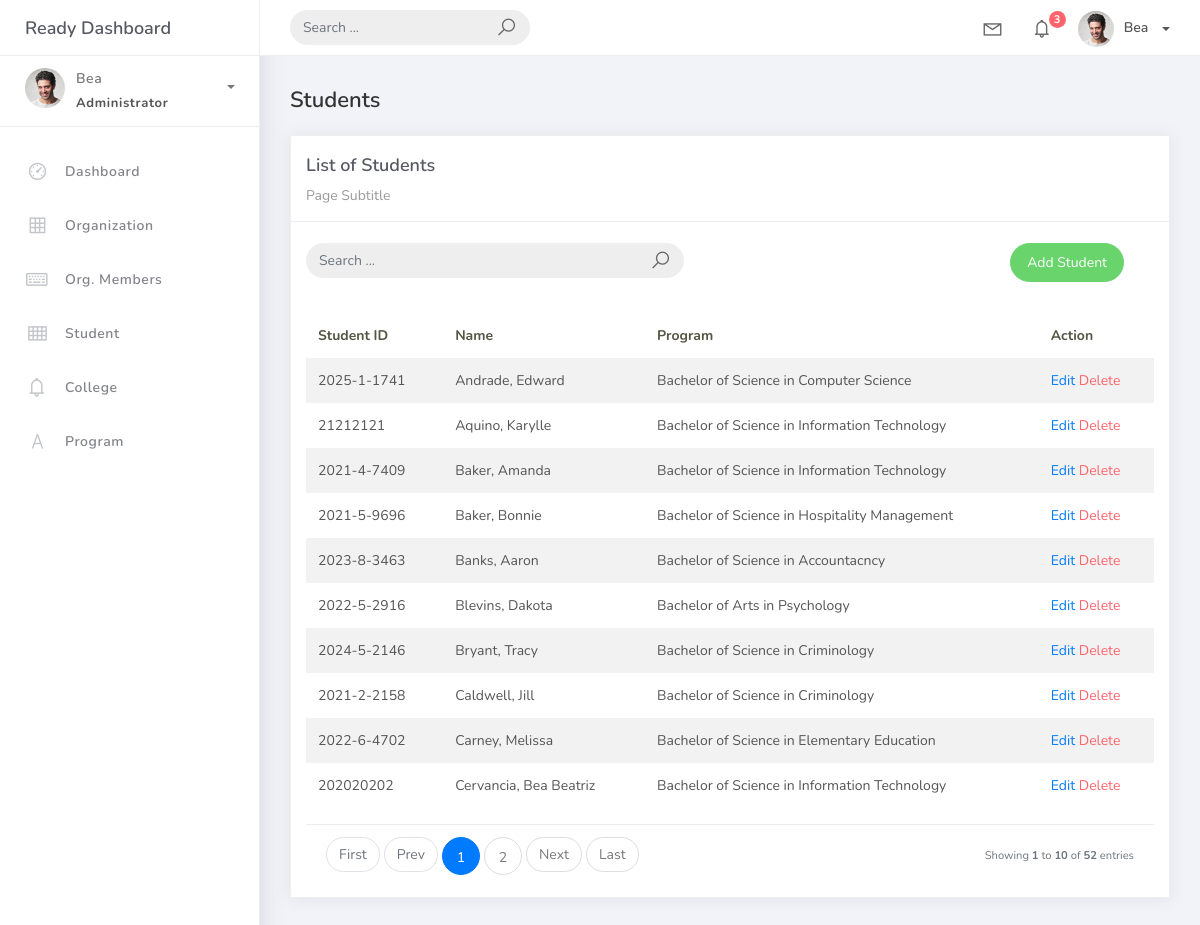
Page /student_list (signed in) on the committed database.
### studentorg/models.py (models this page shows, shortened)
class BaseModel(models.Model):
    created_at = models.DateTimeField(auto_now_add=True, db_index=True)
    updated_at = models.DateTimeField(auto_now=True)
    class Meta:
        abstract = True

class Student(BaseModel):
    student_id = models.CharField(max_length=15)
    lastname = models.CharField(max_length=25)
    firstname = models.CharField(max_length=25)
    middlename = models.CharField(max_length=25, blank=True, null=True)
    program = models.ForeignKey(Program, on_delete=models.CASCADE)

class Program(BaseModel):
    prog_name = models.CharField(max_length=150)
    college = models.ForeignKey(College, on_delete=models.CASCADE)
    def __str__(self):
        return self.prog_name

### studentorg/views.py (the view)
# urls.py: path('student_list', StudentList.as_view(), name='student-list'),
class StudentList(LoginRequiredMixin, ListView):
    model = Student
    context_object_name = 'student'
    template_name = 'student_list.html'
    paginate_by = 10
    ordering = ['lastname','firstname']
    def get_queryset(self):
        qs = super().get_queryset()
        query = self.request.GET.get('q')
        if query:
            qs = qs.filter(
                Q(firstname__icontains=query) |
                Q(lastname__icontains=query) |
                Q(student_id__icontains=query)
            )
        return qs

### Templates/student_list.html
{% extends "base.html" %}
{% load static %}
{% block content %}
<div class="content">
    <div class="container-fluid">
        <h4 class="page-title">Students</h4>
        <div class="row">
            <div class="col-md-12">
                <div class="card">
                    <div class="card-header">
                        <div class="card-title">List of Students</div>
                        <div class="card-category">Page Subtitle</div>
                    </div>
<br />
        <div class="col-md-12 row">
         <div class="col-md-6">
          <form class="navbar-left navbar-form nav-search mr-md-3" action="{% url 'student-list' %}">
           <div class="input-group">
            <input type="text" placeholder="Search ..." class="form-control" name="q" />
            <div class="input-group-append">
            <span class="input-group-text">
             <i class="la la-search search-icon"></i>
            </span>
            </div>
           </div>
          </form>
         </div>
         <div class="col-md-6">
          <div class="pull-right">
           <a href="{% url 'student-add' %}" class="btn btn-success btn-rounded">Add Student</a>
         </div>
        </div>
       </div>
                    <div class="card-body">
                        <table class="table table-striped mt-3">
                            <thead>
                                <tr>
                                    <th scope="col">Student ID</th>
                                    <th scope="col">Name</th>
                                    <th scope="col">Program</th>
                                    <th scope="col">Action</th>
                                </tr>
                            </thead>
                            <tbody>
                                {% for object in object_list %}
                                <tr>
                                    <td>{{ object.student_id }}</td>
                                    <td>{{ object.lastname }}, {{ object.firstname }}</td>
                                    <td>{{ object.program }}</td>
                                    <td>
                                     <a href="{% url 'student-update' object.id %}">Edit</a>
                                     <a href="{% url 'student-delete' object.id %}" class="text-danger">Delete</a>
                                    </td>
                                    </tr>
                                {% empty %}
                                <tr>
                                    <td colspan="4" style="text-align: center">
                                      <p class="text-sm font-weight-bold mb-0">No Records Found</p>
                                    </td>
                                </tr>
                                {% endfor %}
                            </tbody>
                        </table>
                        {% include "includes/pagination.html" %}
                    </div>
                </div>
            </div>
        </div>
    </div>
</div>
{% endblock %}

### Templates/base.html (shortened to what this page needs)
{% load static %}
<!DOCTYPE html>
<html>
<head>
	<link rel="stylesheet" href="{% static 'css/bootstrap.min.css' %}">
	<link rel="stylesheet" href="{% static 'css/ready.css' %}">
    <link rel="stylesheet" href="{% static 'css/demo.css' %}">
</head>
<body>
	<div class="wrapper">
		<div class="main-header">
			<div class="logo-header">
					<a href="{% url 'home' %}" class="logo">
					Ready Dashboard
				</a>
			</div>
			<nav class="navbar navbar-header navbar-expand-lg">
				<div class="container-fluid">
					<form class="navbar-left navbar-form nav-search mr-md-3" action="">
						<div class="input-group">
							<input type="text" placeholder="Search ..." class="form-control">
							<div class="input-group-append">
								<span class="input-group-text">
									<i class="la la-search search-icon"></i>
								</span>
							</div>
						</div>
					</form>
					<ul class="navbar-nav topbar-nav ml-md-auto align-items-center">
						<li class="nav-item dropdown hidden-caret">
							<a class="nav-link dropdown-toggle" href="#" id="navbarDropdown" role="button" data-toggle="dropdown" aria-haspopup="true" aria-expanded="false">
								<i class="la la-envelope"></i>
							</a>
						</li>
						<li class="nav-item dropdown hidden-caret">
							<a class="nav-link dropdown-toggle" href="#" id="navbarDropdown" role="button" data-toggle="dropdown" aria-haspopup="true" aria-expanded="false">
								<i class="la la-bell"></i>
								<span class="notification">3</span>
							</a>
						</li>
						<li class="nav-item dropdown">
							<a class="dropdown-toggle profile-pic" data-toggle="dropdown" href="#" aria-expanded="false"> <img src="{% static 'img/profile.jpg' %}" alt="user-img" width="36" class="img-circle"><span>{{ request.user.username }}</span></span> </a>
							</li>
						</ul>
					</div>
				</nav>
			</div>
			<div class="sidebar">
				<div class="scrollbar-inner sidebar-wrapper">
					<div class="user">
						<div class="photo">
							<img src="{% static 'img/profile.jpg' %}">
						</div>
						<div class="info">
							<a class="" data-toggle="collapse" href="#collapseExample" aria-expanded="true">
								<span>
									{{ request.user.username }}
									<span class="user-level">Administrator</span>
									<span class="caret"></span>
								</span>
							</a>
						</div>
					</div>
					<ul class="nav">
						<li class="nav-item">
							<a href="{% url 'home' %}">
								<i class="la la-dashboard"></i>
								<p>Dashboard</p>
							</a>
						</li>
						<li class="nav-item">
							<a href="{% url 'organization-list' %}">
								<i class="la la-table"></i>
								<p>Organization</p>
							</a>
						</li>
						<li class="nav-item">
							<a href="{% url 'orgmember-list' %}">
								<i class="la la-keyboard-o"></i>
								<p>Org. Members</p>
							</a>
						</li>
						<li class="nav-item">
							<a href="{% url 'student-list' %}">
								<i class="la la-th"></i>
								<p>Student</p>
							</a>
						</li>
						<li class="nav-item">
							<a href="{% url 'college-list' %}">
								<i class="la la-bell"></i>
								<p>College</p>
							</a>
						</li>
					<li class="nav-item">
						<a href="{% url 'program-list' %}">
							<i class="la la-font"></i>
							<p>Program</p>
							</a>
						</li>
					</ul>
				</div>
			</div>
			<div class="main-panel">
				{% block content %}
                {% endblock %}
</body>
</html>

### rows in the picture
Student: student_id "2025-1-1741", lastname "Andrade", firstname "Edward", program "Bachelor of Science in Computer Science"
Student: student_id "21212121", lastname "Aquino", firstname "Karylle", program "Bachelor of Science in Information Technology"
Student: student_id "2021-4-7409", lastname "Baker", firstname "Amanda", program "Bachelor of Science in Information Technology"
Student: student_id "2021-5-9696", lastname "Baker", firstname "Bonnie", program "Bachelor of Science in Hospitality Management"
Student: student_id "2023-8-3463", lastname "Banks", firstname "Aaron", program "Bachelor of Science in Accountacncy"
Student: student_id "2022-5-2916", lastname "Blevins", firstname "Dakota", program "Bachelor of Arts in Psychology"
Student: student_id "2024-5-2146", lastname "Bryant", firstname "Tracy", program "Bachelor of Science in Criminology"
Student: student_id "2021-2-2158", lastname "Caldwell", firstname "Jill", program "Bachelor of Science in Criminology"
Student: student_id "2022-6-4702", lastname "Carney", firstname "Melissa", program "Bachelor of Science in Elementary Education"
Student: student_id "202020202", lastname "Cervancia", firstname "Bea Beatriz", program "Bachelor of Science in Information Technology"

### other values in the picture
{{ request.user.username }} "Bea"
{{ page_num }} "1" "2"
{{ page_obj.start_index }} "1"
{{ page_obj.end_index }} "10"
{{ paginator.count }} "52"
